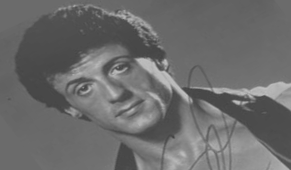
#> input picture portrett.png, 291 x 170 px, found by its file name
$ python IN2070_oblig1.py
#> lines starting #> are read from the running program, lines starting #| are printed output that depends on the picture; long printed decimals are rounded
import matplotlib.pyplot as plt
import numpy as np
from numpy import mean, sqrt
from imageio import imread
from math import floor, ceil

img = imread('portrett.png', as_gray=True)
#> img is the input picture: shape (170, 291) float32; min 66, max 196, mean 107.7
N, M = img.shape
#> N = 170; M = 291
pix = N*M
#> pix = 49470
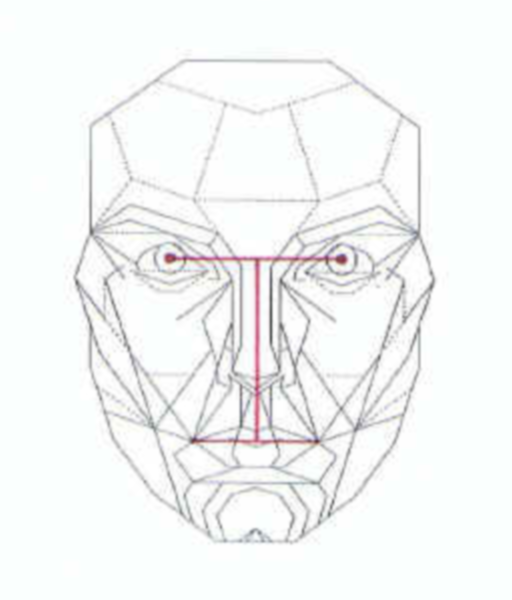
#> input picture geometrimaske.png, 512 x 600 px, found by its file name

def middel(img):                #regner middel verdi (mu)
    verdi_sum = 0
    for i in range (N):
        for j in range (M):
            verdi_sum += img[i,j]
#> after the loop, verdi_sum = 5329637
    return verdi_sum/pix

def deviation(img):             #regner standard avvik (sigma)
    mx = middel(img)
#> mx = 107.7
    tot = 0
    for i in range (N):
        for j in range (M):
            tot += (img[i,j] - mx)**2
#> after the loop, tot = 30465647.8
    return sqrt(tot/pix)

def lin_t(img, std1, mv1):      #tar in bilde, ønsket sigma og middelverdi
    std0, mv0 = deviation(img), middel(img)
#> std0 = 24.82; mv0 = 107.7
    f_lin = np.zeros((N,M))
    for i in range(N):
        for j in range(M):
            f_lin[i, j] = (img[i,j] - mv0) * (std1/std0) +  mv1
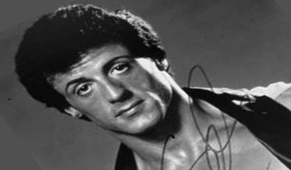
#> f_lin: shape (170, 291) float64; min 19.37, max 354.6, mean 127; drawn with min black and max white
    return f_lin

def coeff(p1, p2):              #der p1 er punkter på portrett og p2 på masken
    x1, y1, x2, y2 , ones = [], [], [], [], [1,1,1]
    matrix_portrett = [y1, x1, ones]
    matrix_maske = [y2, x2, ones]
    for i in range(len(p1)):
        a, b = p1[i]
        c, d = p2[i]
        x1.append(a)
        y1.append(b)
        x2.append(c)
        y2.append(d)
    co = (matrix_maske) @ np.linalg.inv(matrix_portrett)
    print('P matrix:', matrix_portrett)
    print('M matrix:', matrix_maske)
    print('coefficient matrix:', co)
    return co


def T(x,y, coefficient):           #utfører transformen til å returnere nye koordinater T(x,y)
    A = [x, y, 1]
    return coefficient@A


def affine(bilde, mapping, p1, p2): #samregistrering, tar in portrett, maske, punkter på portrett og maske
    a, b = mapping.shape    #fra bilde vi skal mappe til
#> a = 600; b = 512
    N, M = bilde.shape      #potrett bilde
#> N = 170; M = 291
    out = np.zeros((a,b))   #512x600
    c = coeff(p1,p2)        #beregner koeffisient matrisen
    for x in range(N):
        for y in range(M):
            x_new, y_new, n = T(x,y,c)
            if int(y_new) < 512 and int(x_new )< 600 and y_new >= 0 and x_new>=0:
                out[int(x_new), int(y_new)] = bilde[x, y]
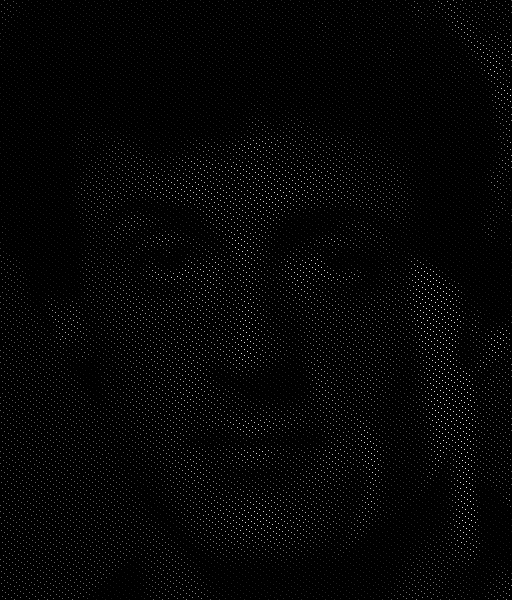
#> out: shape (600, 512) float64; min 0, max 354.6, mean 6.5; drawn with min black and max white
    return out

p1 = [[84,88], [120,67], [129, 108]]        #punkter fra potrett (øyner og midten av munnen)
p2 = [[170,259], [342,259], [256,441]]      #punkter på maske vi skal mappe til (øyner og midten av munnen)


#oppgave 2
def bilin(f_in, f_portrett, p1, p2): #bilinear interpolasjon
    N, M = f_in.shape #potrett bilde som ble transformert
    f_ut = np.zeros((N,M))
    c_inv = np.linalg.inv(coeff(p1,p2))
    for i in range (N):
        for j in range (M):
            x, y, n = T(i,j, c_inv)
            x0, y0 = floor(x), floor(y)
            x1, y1 = ceil(x), ceil(y)
            dx, dy = x-x0, y-y0
            p = f_portrett[x0,y0] + (f_portrett[x1,y0] - f_portrett[x0, y0])*dx
            q = f_portrett[x0,y1] + (f_portrett[x1,y1] - f_portrett[x0, y1])*dx
            f_ut[i,j] = p+(q-p)*dy
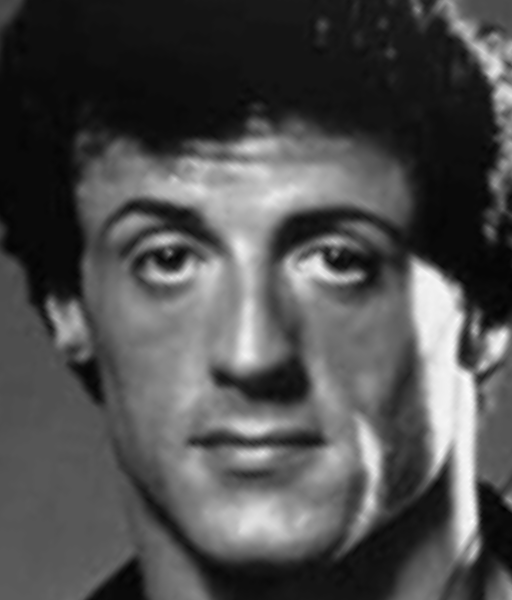
#> f_ut: shape (600, 512) float64; min 21.52, max 349.2, mean 123; drawn with min black and max white
    return  f_ut

def nabo(f_in, f_portrett, p1, p2):
    M,N = f_in.shape
    final_pic = np.zeros((M,N))
    c_inv = np.linalg.inv(coeff(p1,p2))
    for i in range(M):
        for j in range(N):
            x, y, n = T(i,j, c_inv)
            x, y = int(x), int(y)
            final_pic[i,j] = f_portrett[x,y]
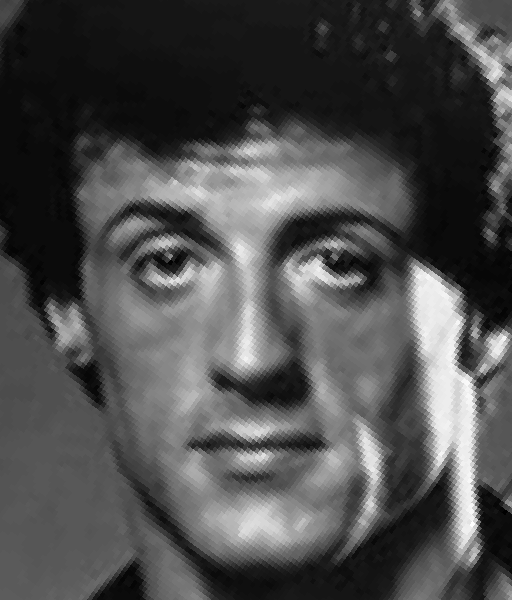
#> final_pic: shape (600, 512) float64; min 19.37, max 354.6, mean 122.8; drawn with min black and max white
    return final_pic

img = imread('portrett.png', as_gray=True)
maske = imread('geometrimaske.png', as_gray= True)

portrett_kont = lin_t(img, 64, 127) #linear gråtone transformation, tar in sigma og

img_n = affine(portrett_kont, maske, p1, p2) #utfører forlengs trasnformen

im_bilin = bilin(img_n, portrett_kont, p1, p2)  # baklengs med bilinear transform
im_nabo = nabo(img_n, portrett_kont, p1, p2)    # baklengs med nærmest nabo

print('middelverdi (original)', middel(img))
#| middelverdi (original) 107.735
#print(np.mean(img)) #sjekker med ferdig pakke
print('sigma (original):', deviation(img))
#| sigma (original): 24.816
#print(np.std(img)) #sjekker med ferdig pakke

print('sigma (new image):', round(deviation(portrett_kont)))
#| sigma (new image): 64
print('middelverdi (new image):', round(middel(portrett_kont)))
#| middelverdi (new image): 127


plt.figure()
plt.title("Original portrait")
plt.imshow(img, cmap='gray', vmin=0, vmax=255)

plt.figure()
plt.title("Gråtone transformert")
plt.imshow(portrett_kont, cmap='gray')
plt.show()

plt.figure()
plt.title("Mapped")
plt.imshow(img_n, cmap= 'gray')
plt.show()

plt.figure()
plt.title("Bilineær interpolasjon")
plt.imshow(im_bilin, cmap= 'gray')

plt.figure()
plt.title("Nabo")
plt.imshow(im_nabo, cmap= 'gray')
plt.show()
